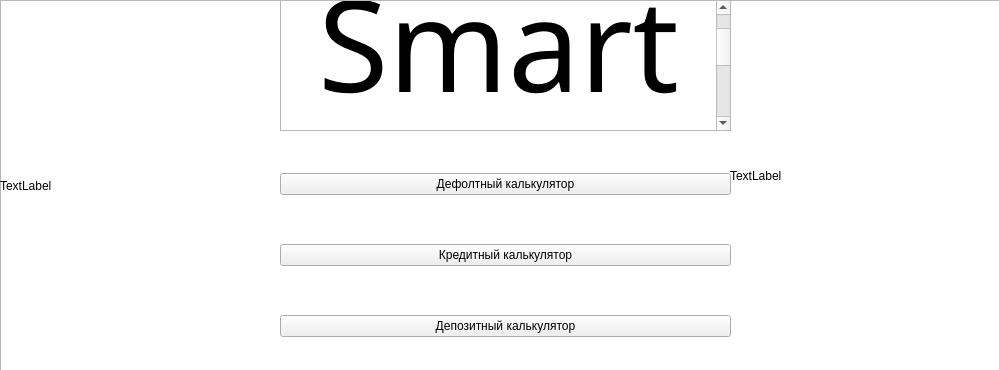
<?xml version="1.0" encoding="UTF-8"?>
<ui version="4.0">
 <class>MainWindow</class>
 <widget class="QMainWindow" name="MainWindow">
  <property name="geometry">
   <rect>
    <x>0</x>
    <y>0</y>
    <width>999</width>
    <height>370</height>
   </rect>
  </property>
  <property name="windowTitle">
   <string>главная</string>
  </property>
  <widget class="QWidget" name="centralwidget">
   <widget class="QTextBrowser" name="textBrowser">
    <property name="geometry">
     <rect>
      <x>280</x>
      <y>0</y>
      <width>451</width>
      <height>131</height>
     </rect>
    </property>
    <property name="font">
     <font>
      <family>Gujarati MT</family>
     </font>
    </property>
    <property name="styleSheet">
     <string notr="true"> QTextEdit#textBrowser{
color:rgb(237, 14, 255);

}

#color:rgb(50, 255, 36);</string>
    </property>
    <property name="html">
     <string>&lt;!DOCTYPE HTML PUBLIC &quot;-//W3C//DTD HTML 4.0//EN&quot; &quot;http://www.w3.org/TR/REC-html40/strict.dtd&quot;&gt;
&lt;html&gt;&lt;head&gt;&lt;meta name=&quot;qrichtext&quot; content=&quot;1&quot; /&gt;&lt;meta charset=&quot;utf-8&quot; /&gt;&lt;style type=&quot;text/css&quot;&gt;
p, li { white-space: pre-wrap; }
&lt;/style&gt;&lt;/head&gt;&lt;body style=&quot; font-family:'Gujarati MT'; font-size:13pt; font-weight:400; font-style:normal;&quot;&gt;
&lt;p align=&quot;center&quot; style=&quot; margin-top:0px; margin-bottom:0px; margin-left:0px; margin-right:0px; -qt-block-indent:0; text-indent:0px;&quot;&gt;&lt;span style=&quot; font-family:'.AppleSystemUIFont'; font-size:96pt;&quot;&gt;SmartCalc&lt;/span&gt;&lt;/p&gt;&lt;/body&gt;&lt;/html&gt;</string>
    </property>
   </widget>
   <widget class="QWidget" name="layoutWidget">
    <property name="geometry">
     <rect>
      <x>280</x>
      <y>130</y>
      <width>451</width>
      <height>251</height>
     </rect>
    </property>
    <layout class="QVBoxLayout" name="verticalLayout">
     <item>
      <widget class="QPushButton" name="pushButton">
       <property name="styleSheet">
        <string notr="true">QPushButton#pushButton{
   background-color: rgb(248, 0, 255);
   color: white;
   padding: 15px 32px;
   font-size: 16px;
   border-radius: 20px;
}
   background-color: #4CAF50; /* Green */</string>
       </property>
       <property name="text">
        <string>Дефолтный калькулятор</string>
       </property>
       <property name="iconSize">
        <size>
         <width>16</width>
         <height>16</height>
        </size>
       </property>
      </widget>
     </item>
     <item>
      <widget class="QPushButton" name="pushButton_2">
       <property name="styleSheet">
        <string notr="true">QPushButton#pushButton_2{
   background-color: rgb(248, 0, 255);

   color: white;
   padding: 15px 32px;
   font-size: 16px;
   border-radius: 20px;
}   background-color: #4CAF50; /* Green */</string>
       </property>
       <property name="text">
        <string>Кредитный калькулятор</string>
       </property>
       <property name="iconSize">
        <size>
         <width>16</width>
         <height>16</height>
        </size>
       </property>
      </widget>
     </item>
     <item>
      <widget class="QPushButton" name="pushButton_3">
       <property name="styleSheet">
        <string notr="true">QPushButton#pushButton_3{
   background-color: rgb(248, 0, 255);

   color: white;
   padding: 15px 32px;
   font-size: 16px;
   border-radius: 20px;
}   background-color: #4CAF50; /* Green */</string>
       </property>
       <property name="text">
        <string>Депозитный калькулятор</string>
       </property>
       <property name="iconSize">
        <size>
         <width>16</width>
         <height>16</height>
        </size>
       </property>
      </widget>
     </item>
    </layout>
   </widget>
   <widget class="QLabel" name="kavai_1">
    <property name="geometry">
     <rect>
      <x>0</x>
      <y>0</y>
      <width>281</width>
      <height>371</height>
     </rect>
    </property>
    <property name="text">
     <string>TextLabel</string>
    </property>
   </widget>
   <widget class="QLabel" name="kavai_2">
    <property name="geometry">
     <rect>
      <x>730</x>
      <y>-30</y>
      <width>281</width>
      <height>411</height>
     </rect>
    </property>
    <property name="text">
     <string>TextLabel</string>
    </property>
   </widget>
   <widget class="QTextBrowser" name="textBrowser_2">
    <property name="geometry">
     <rect>
      <x>0</x>
      <y>0</y>
      <width>1031</width>
      <height>371</height>
     </rect>
    </property>
   </widget>
   <zorder>textBrowser_2</zorder>
   <zorder>layoutWidget</zorder>
   <zorder>textBrowser</zorder>
   <zorder>kavai_1</zorder>
   <zorder>kavai_2</zorder>
  </widget>
 </widget>
 <resources/>
 <connections/>
</ui>
